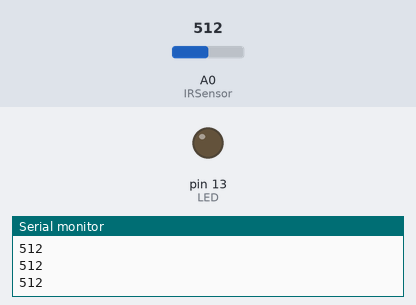
A sketch run on a simulated Arduino Uno, built with avr-gcc and run on an emulated ATmega328P. On the bench: output pins drawn as LEDs (lit = HIGH), the last lines printed to the serial monitor. The inputs (shaded band) are chosen by the test bench; at power-on: A0 (IRSensor) = 512.

Above: at 1.2 s.
1.3 s: A0 (IRSensor) set to 104
2.8 s: A0 (IRSensor) set to 91
At 3.5 s:
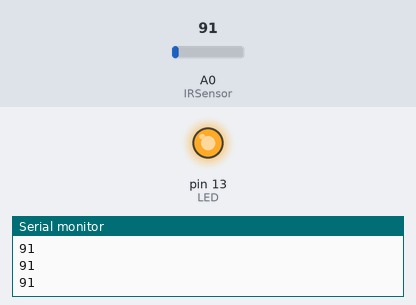
4.3 s: A0 (IRSensor) set to 110
At 4.6 s:
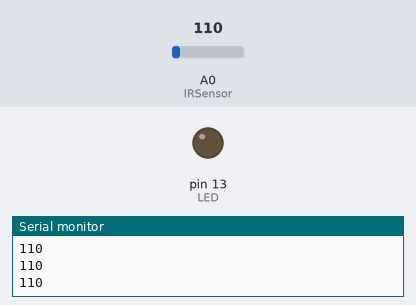
5.8 s: A0 (IRSensor) set to 90
At 7.0 s:
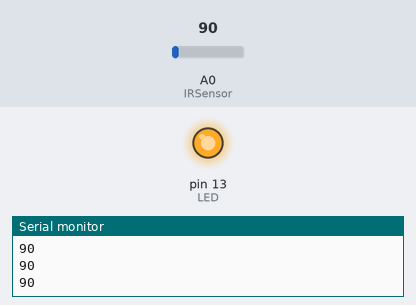
Timing chart, 0 to 8.3 s (numbered marks = the images above; inputs shaded):
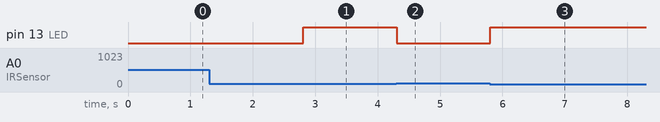

Measured:
- the behaviour switches between 100 and 99 on A0 (IRSensor) (found by bisection; images 0 and 1)
- after the input at 2.8 s, pin 13 (LED): LOW → HIGH at once
- after the input at 4.3 s, pin 13 (LED): HIGH → LOW at once
- after the input at 5.8 s, pin 13 (LED): LOW → HIGH at once

The sketch:

Ex_no_4a.ino
```cpp
int IRSensor = A0; // connect IR sensor AO to arduino analog pin A0
int LED = 13; // connect Led to arduino pin 9

void setup()
{
  int IRSensor = A0;
  Serial.begin(9600); //initialise serial monitor

  pinMode (LED, OUTPUT); // Led pin OUTPUT
}

void loop()
{
  int statusSensor = analogRead (IRSensor);
  Serial.println(statusSensor);         //display output on serial monitor

  if(statusSensor<100)
    digitalWrite(LED,HIGH);        //if light is not present,LED on
  else
    digitalWrite(LED,LOW);         //if light is present,LED off

}
```
